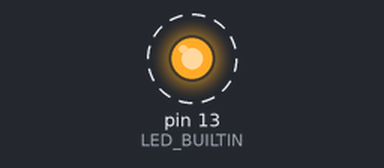
Bench run of a sketch on a simulated Arduino Uno, built with avr-gcc and run on an emulated ATmega328P. Shown: output pins drawn as LEDs (lit = HIGH). Dashed ring = blinking.

Above: at 0.2 s.
Timing chart, 0 to 3.0 s (numbered marks = the images above):
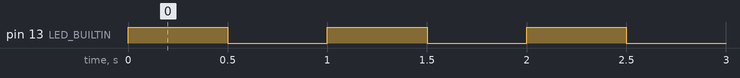

Measured:
- by itself, pin 13 (LED_BUILTIN): alternates HIGH for 0.50 s and LOW for 0.50 s

The sketch:

actividad3_1.ino
```cpp
void setup() {
  // put your setup code here, to run once:
  pinMode(LED_BUILTIN, OUTPUT);
  //Detener todas las interrupciones
  noInterrupts();
  //Registro de control A en 0
  TCCR1A=0;
  //Activar el modo CTC en Timer1
  TCCR1B=0;
  TCCR1B |=(1<<WGM12);
  //Pre-escalador en 1024
  TCCR1B |=(1<<CS12) | (1<<CS10);
  //Inicializar el contador en 0
  TCNT1=0;
  //Valor del registro comparador según la formula
  OCR1A=7812;
  //Inicializar el comparador para el registro A
  TIMSK1 |=(1<<OCIE1A);
  //Activar interrupciones nuevamente
  interrupts();
}

boolean led=false;
ISR(TIMER1_COMPA_vect){
  if(led){
    digitalWrite(LED_BUILTIN,LOW);
    led=false;
  }
  else{
    digitalWrite(LED_BUILTIN,HIGH);
    led=true;
  }
}

void loop() {

}
```
